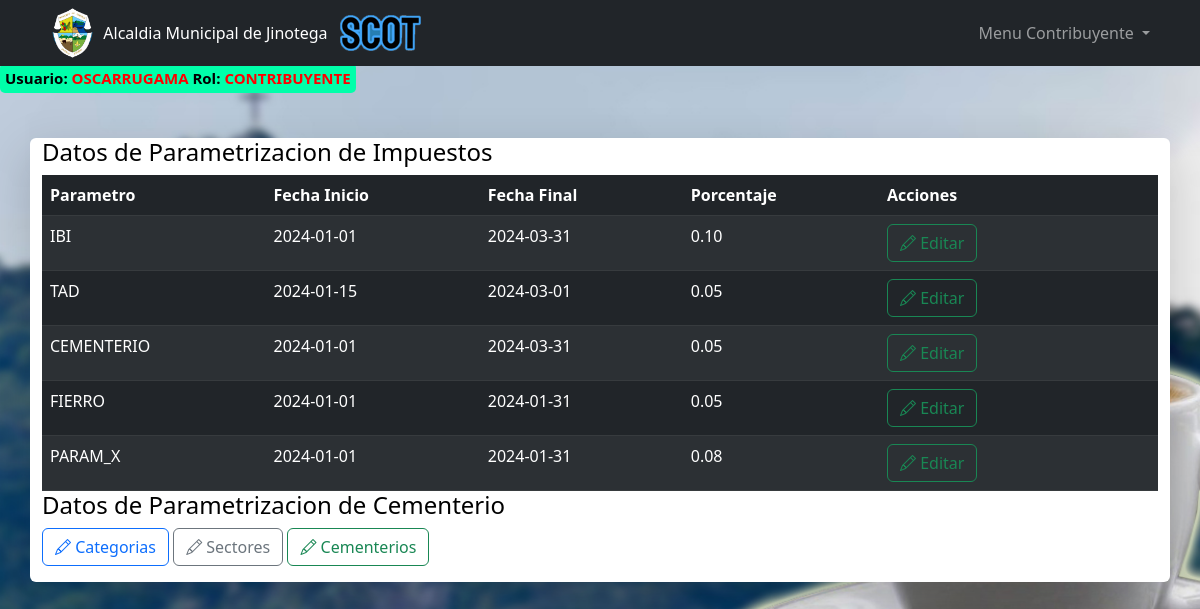
Page /pages/parametros/parametros.php (signed in) on the committed database.
### tables this page shows
CREATE TABLE IF NOT EXISTS `parametros` (
  `parametro` varchar(30) NOT NULL,
  `fecha1` date NOT NULL,
  `fecha2` date DEFAULT NULL,
  `porcentaje` float(3,2) NOT NULL,
  PRIMARY KEY (`parametro`)
);

### pages/parametros/parametros.php (the view, shortened to what this page needs)
<?php include '../../templates/header_menu.php';  ?>
<?php
    $conexion = new Conexion();
    $conn = $conexion->conectar();
    $sql = "SELECT * FROM parametros";
    $resultado = mysqli_query($conn, $sql);
    $parametros = [];
    if ($resultado) {
        while ($row = mysqli_fetch_assoc($resultado)) {
            $parametros[] = $row;
        }
    }
?>
<div class="container mt-5 fondoEspecial">
    <div class="row justify-content-center">
            <div class="col-md-12 shadow-lg pb-3 mb-4 bg-body rounded">
                <h4>Datos de Parametrizacion de Impuestos</h4>
                <table class="mt-2 mb-0 table table-dark table-striped">
                        <thead>
                            <tr>
                                <th>Parametro</th>
                                <th>Fecha Inicio</th>
                                <th>Fecha Final</th>
                                <th>Porcentaje</th>
                                <th class="w-25">Acciones</th>
                            </tr>
                        </thead>
                        <tbody>
                            <?php foreach ($parametros as $param): ?>
                                <tr>
                                    <td><?php echo htmlspecialchars($param['parametro']); ?></td>
                                    <td><?php echo htmlspecialchars($param['fecha1']); ?></td>
                                    <td><?php echo htmlspecialchars($param['fecha2']); ?></td>
                                    <td><?php echo htmlspecialchars($param['porcentaje']); ?></td>
                                    <td>
                                        <button type="button" class="btnEditar btn btn-outline-success bi bi-pencil" data-bs-toggle="modal" data-bs-target="#modalParametros"> Editar</button>
                                    </td>
                                </tr>
                            <?php endforeach; ?>
                        </tbody>
                </table>
                <h4>Datos de Parametrizacion de Cementerio</h4>
                <a href="categorias.php" class="btnEditar btn btn-outline-primary bi bi-pencil"> Categorias</a>
                <a href="sectores.php" class="btnEditar btn btn-outline-secondary bi bi-pencil"> Sectores</a>
                <a href="cementerios.php" class="btnEditar btn btn-outline-success bi bi-pencil"> Cementerios</a>
            </div>
    </div>
</div>

### templates/header_menu.php (style rules this page uses)
body { background-image: url("/public/Imagenes/FondoX.jpg"); background-size: cover; background-repeat: no-repeat; background-attachment: fixed; color: #000; }

### rows in the picture
parametros: parametro "IBI", fecha1 "2024-01-01", fecha2 "2024-03-31", porcentaje "0.10"
parametros: parametro "TAD", fecha1 "2024-01-15", fecha2 "2024-03-01", porcentaje "0.05"
parametros: parametro "CEMENTERIO", fecha1 "2024-01-01", fecha2 "2024-03-31", porcentaje "0.05"
parametros: parametro "FIERRO", fecha1 "2024-01-01", fecha2 "2024-01-31", porcentaje "0.05"
parametros: parametro "PARAM_X", fecha1 "2024-01-01", fecha2 "2024-01-31", porcentaje "0.08"

### other values in the picture
$_SESSION['usuario'] "OSCARRUGAMA"
$_SESSION['rol'] "CONTRIBUYENTE"
